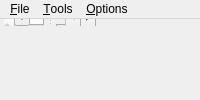
<?xml version="1.0" encoding="UTF-8"?>
<ui version="4.0">
 <class>MainWindow</class>
 <widget class="QMainWindow" name="Main">
  <property name="windowTitle">
   <string>PKHeX Qt</string>
  </property>
  <widget class="QSplitter" name="splitContainer1">
   <property name="orientation">
    <enum>Qt::Horizontal</enum>
   </property>
   <widget class="QWidget" name="PKMPane">
    <layout class="QVBoxLayout" name="PKMPaneLayout">
     <property name="spacing">
      <number>4</number>
     </property>
     <property name="leftMargin">
      <number>4</number>
     </property>
     <property name="topMargin">
      <number>4</number>
     </property>
     <property name="rightMargin">
      <number>4</number>
     </property>
     <property name="bottomMargin">
      <number>4</number>
     </property>
     <item>
      <layout class="QHBoxLayout" name="PKMHeaderLayout">
       <item>
        <widget class="QLabel" name="PB_Legal">
         <property name="minimumSize">
          <size>
           <width>24</width>
           <height>24</height>
          </size>
         </property>
         <property name="text">
          <string/>
         </property>
        </widget>
       </item>
       <item>
        <widget class="QLabel" name="dragout">
         <property name="minimumSize">
          <size>
           <width>72</width>
           <height>56</height>
          </size>
         </property>
         <property name="text">
          <string/>
         </property>
        </widget>
       </item>
       <item>
        <spacer name="PKMHeaderSpacer">
         <property name="orientation">
          <enum>Qt::Horizontal</enum>
         </property>
        </spacer>
       </item>
      </layout>
     </item>
     <item>
      <widget class="QTabWidget" name="PKME_Tabs">
       <property name="tabPosition">
        <enum>QTabWidget::West</enum>
       </property>
       <property name="currentIndex">
        <number>0</number>
       </property>
       <widget class="QWidget" name="Tab_Main">
        <attribute name="title">
         <string>Main</string>
        </attribute>
       </widget>
       <widget class="QWidget" name="Tab_Met">
        <attribute name="title">
         <string>Met</string>
        </attribute>
       </widget>
       <widget class="QWidget" name="Tab_Stats">
        <attribute name="title">
         <string>Stats</string>
        </attribute>
       </widget>
       <widget class="QWidget" name="Tab_Moves">
        <attribute name="title">
         <string>Moves</string>
        </attribute>
       </widget>
       <widget class="QWidget" name="Tab_Cosmetic">
        <attribute name="title">
         <string>Cosmetic</string>
        </attribute>
       </widget>
       <widget class="QWidget" name="Tab_OTMisc">
        <attribute name="title">
         <string>OT/Misc</string>
        </attribute>
       </widget>
      </widget>
     </item>
    </layout>
   </widget>
   <widget class="QWidget" name="C_SAV">
    <layout class="QVBoxLayout" name="C_SAVLayout">
     <property name="leftMargin">
      <number>4</number>
     </property>
     <property name="topMargin">
      <number>4</number>
     </property>
     <property name="rightMargin">
      <number>4</number>
     </property>
     <property name="bottomMargin">
      <number>4</number>
     </property>
     <item>
      <widget class="QTabWidget" name="tabBoxMulti">
       <property name="currentIndex">
        <number>0</number>
       </property>
       <widget class="QWidget" name="Tab_Box">
        <attribute name="title">
         <string>Box</string>
        </attribute>
       </widget>
       <widget class="QWidget" name="Tab_PartyBattle">
        <attribute name="title">
         <string>Party</string>
        </attribute>
       </widget>
       <widget class="QWidget" name="Tab_Other">
        <attribute name="title">
         <string>Other</string>
        </attribute>
       </widget>
       <widget class="QWidget" name="Tab_SAV">
        <attribute name="title">
         <string>SAV</string>
        </attribute>
        <layout class="QVBoxLayout" name="Tab_SAVLayout">
         <item>
          <layout class="QHBoxLayout" name="FLP_SAVToolsMisc">
           <item>
            <widget class="QPushButton" name="B_SaveBoxBin">
             <property name="text">
              <string>Save Box Data++</string>
             </property>
            </widget>
           </item>
           <item>
            <widget class="QPushButton" name="B_VerifyCHK">
             <property name="text">
              <string>Verify Checksums</string>
             </property>
            </widget>
           </item>
           <item>
            <widget class="QPushButton" name="B_VerifySaveEntities">
             <property name="text">
              <string>Verify All PKMs</string>
             </property>
            </widget>
           </item>
           <item>
            <widget class="QPushButton" name="Menu_ExportBAK">
             <property name="text">
              <string>Export Backup</string>
             </property>
            </widget>
           </item>
           <item>
            <widget class="QPushButton" name="B_JPEG">
             <property name="text">
              <string>Save PGL .JPEG</string>
             </property>
            </widget>
           </item>
           <item>
            <widget class="QPushButton" name="B_ConvertKorean">
             <property name="text">
              <string>Korean Save Conversion</string>
             </property>
            </widget>
           </item>
          </layout>
         </item>
         <item>
          <widget class="QScrollArea" name="SAVToolsScroll">
           <property name="widgetResizable">
            <bool>true</bool>
           </property>
           <widget class="QWidget" name="FLP_SAVtools"/>
          </widget>
         </item>
        </layout>
       </widget>
      </widget>
     </item>
    </layout>
   </widget>
  </widget>
  <widget class="QMenuBar" name="menuStrip1">
   <widget class="QMenu" name="Menu_File">
    <property name="title">
     <string>&amp;File</string>
    </property>
    <addaction name="Menu_Open"/>
    <addaction name="separator"/>
    <addaction name="Menu_Save"/>
    <addaction name="Menu_ExportSAV"/>
    <addaction name="separator"/>
    <addaction name="Menu_Exit"/>
   </widget>
   <widget class="QMenu" name="Menu_Tools">
    <property name="title">
     <string>&amp;Tools</string>
    </property>
    <widget class="QMenu" name="Menu_Showdown">
     <property name="title">
      <string>&amp;Showdown</string>
     </property>
     <addaction name="Menu_ShowdownImportPKM"/>
     <addaction name="separator"/>
     <addaction name="Menu_ShowdownExportPKM"/>
     <addaction name="Menu_ShowdownExportParty"/>
     <addaction name="Menu_ShowdownExportCurrentBox"/>
    </widget>
    <widget class="QMenu" name="Menu_Data">
     <property name="title">
      <string>&amp;Data</string>
     </property>
     <addaction name="Menu_LoadBoxes"/>
     <addaction name="Menu_DumpBoxes"/>
     <addaction name="Menu_DumpBox"/>
     <addaction name="separator"/>
     <addaction name="Menu_Report"/>
     <addaction name="separator"/>
     <addaction name="Menu_Database"/>
     <addaction name="Menu_MGDatabase"/>
     <addaction name="Menu_EncDatabase"/>
     <addaction name="separator"/>
     <addaction name="Menu_BatchEditor"/>
    </widget>
    <addaction name="Menu_Showdown"/>
    <addaction name="Menu_Data"/>
    <addaction name="separator"/>
    <addaction name="Menu_Folder"/>
   </widget>
   <widget class="QMenu" name="Menu_Options">
    <property name="title">
     <string>&amp;Options</string>
    </property>
    <addaction name="Menu_Language"/>
    <addaction name="separator"/>
    <addaction name="Menu_Undo"/>
    <addaction name="Menu_Redo"/>
    <addaction name="separator"/>
    <addaction name="Menu_Settings"/>
    <addaction name="Menu_About"/>
   </widget>
   <addaction name="Menu_File"/>
   <addaction name="Menu_Tools"/>
   <addaction name="Menu_Options"/>
  </widget>
  <action name="Menu_Open">
   <property name="text">
    <string>&amp;Open...</string>
   </property>
   <property name="shortcut">
    <string>Ctrl+O</string>
   </property>
  </action>
  <action name="Menu_Save">
   <property name="text">
    <string>&amp;Save PKM...</string>
   </property>
   <property name="shortcut">
    <string>Ctrl+S</string>
   </property>
  </action>
  <action name="Menu_ExportSAV">
   <property name="text">
    <string>&amp;Export SAV...</string>
   </property>
   <property name="shortcut">
    <string>Ctrl+E</string>
   </property>
  </action>
  <action name="Menu_Exit">
   <property name="text">
    <string>&amp;Quit</string>
   </property>
   <property name="shortcut">
    <string>Ctrl+Q</string>
   </property>
  </action>
  <action name="Menu_ShowdownImportPKM">
   <property name="text">
    <string>&amp;Import Set from Clipboard</string>
   </property>
   <property name="shortcut">
    <string>Ctrl+T</string>
   </property>
  </action>
  <action name="Menu_ShowdownExportPKM">
   <property name="text">
    <string>&amp;Export Set to Clipboard</string>
   </property>
   <property name="shortcut">
    <string>Ctrl+Shift+T</string>
   </property>
  </action>
  <action name="Menu_ShowdownExportParty">
   <property name="text">
    <string>Export &amp;Party to Clipboard</string>
   </property>
  </action>
  <action name="Menu_ShowdownExportCurrentBox">
   <property name="text">
    <string>Export Current &amp;Box to Clipboard</string>
   </property>
  </action>
  <action name="Menu_LoadBoxes">
   <property name="text">
    <string>&amp;Load Boxes</string>
   </property>
  </action>
  <action name="Menu_DumpBoxes">
   <property name="text">
    <string>Dump Bo&amp;xes</string>
   </property>
  </action>
  <action name="Menu_DumpBox">
   <property name="text">
    <string>Dump Bo&amp;x</string>
   </property>
  </action>
  <action name="Menu_Report">
   <property name="text">
    <string>Box Data &amp;Report</string>
   </property>
  </action>
  <action name="Menu_Database">
   <property name="text">
    <string>PKM &amp;Database</string>
   </property>
  </action>
  <action name="Menu_MGDatabase">
   <property name="text">
    <string>Mystery &amp;Gift Database</string>
   </property>
  </action>
  <action name="Menu_EncDatabase">
   <property name="text">
    <string>E&amp;ncounter Database</string>
   </property>
  </action>
  <action name="Menu_BatchEditor">
   <property name="text">
    <string>&amp;Batch Editor</string>
   </property>
  </action>
  <action name="Menu_Folder">
   <property name="text">
    <string>Open &amp;Folder</string>
   </property>
  </action>
  <action name="Menu_Language">
   <property name="text">
    <string>&amp;Language</string>
   </property>
  </action>
  <action name="Menu_Undo">
   <property name="enabled">
    <bool>false</bool>
   </property>
   <property name="text">
    <string>&amp;Undo Last Change</string>
   </property>
  </action>
  <action name="Menu_Redo">
   <property name="enabled">
    <bool>false</bool>
   </property>
   <property name="text">
    <string>&amp;Redo Last Change</string>
   </property>
  </action>
  <action name="Menu_Settings">
   <property name="text">
    <string>&amp;Settings</string>
   </property>
  </action>
  <action name="Menu_About">
   <property name="text">
    <string>&amp;About PKHeX</string>
   </property>
  </action>
 </widget>
 <resources/>
 <connections/>
</ui>
